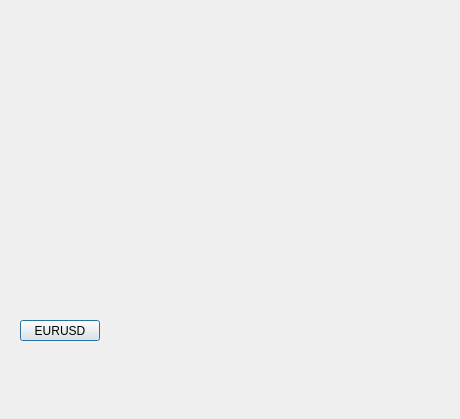
<?xml version="1.0" encoding="UTF-8"?>
<ui version="4.0">
 <class>EURUSD</class>
 <widget class="QDialog" name="EURUSD">
  <property name="geometry">
   <rect>
    <x>0</x>
    <y>0</y>
    <width>460</width>
    <height>419</height>
   </rect>
  </property>
  <property name="windowTitle">
   <string>Dialog</string>
  </property>
  <widget class="QPushButton" name="pushButton">
   <property name="geometry">
    <rect>
     <x>20</x>
     <y>320</y>
     <width>80</width>
     <height>21</height>
    </rect>
   </property>
   <property name="text">
    <string>EURUSD</string>
   </property>
  </widget>
 </widget>
 <resources/>
 <connections/>
</ui>
